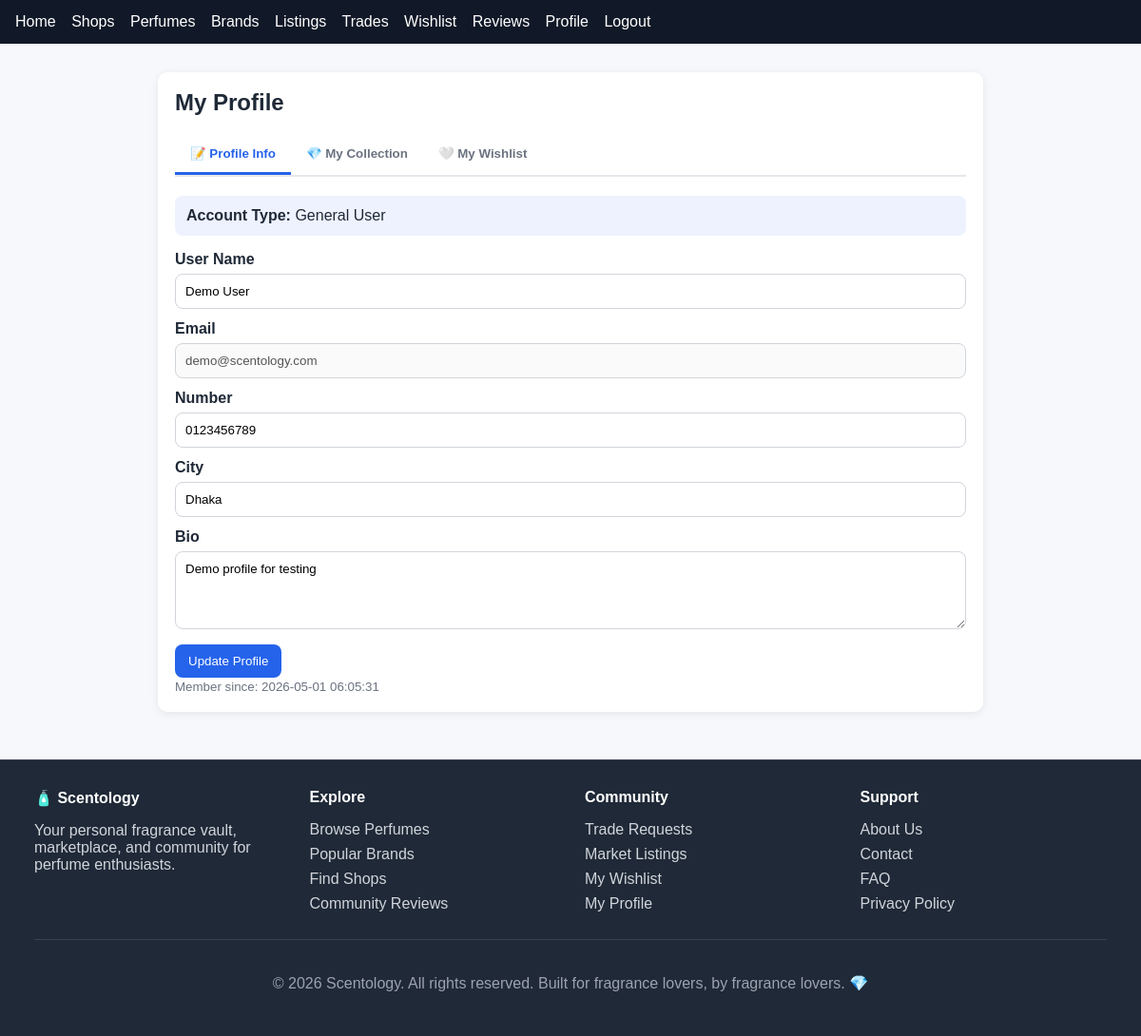
The app's page /profile.php (signed in) with its own data.
### tables this page shows
CREATE TABLE IF NOT EXISTS Profile (
    User_ID INT NOT NULL PRIMARY KEY,
    Number VARCHAR(50) DEFAULT '',
    City VARCHAR(120) DEFAULT '',
    BIO TEXT,
    CONSTRAINT fk_profile_user FOREIGN KEY (User_ID) REFERENCES User(User_ID) ON DELETE CASCADE
);

CREATE TABLE IF NOT EXISTS User (
    User_ID INT AUTO_INCREMENT PRIMARY KEY,
    User_Name VARCHAR(120) NOT NULL,
    Email VARCHAR(190) NOT NULL UNIQUE,
    Password VARCHAR(255) NOT NULL,
    Created_at TIMESTAMP DEFAULT CURRENT_TIMESTAMP,
    Collection TEXT  
);

### app/db.php (called while the page is built, shortened)
<?php
function db(): PDO
{
    static $pdo = null;
    if ($pdo instanceof PDO) {
        return $pdo;
    }
    $dsn = sprintf(
        'mysql:host=%s;port=%d;dbname=%s;charset=utf8mb4',
        DB_HOST,
        DB_PORT,
        DB_NAME
    );
    $pdo = new PDO($dsn, DB_USER, DB_PASS, [
        PDO::ATTR_ERRMODE => PDO::ERRMODE_EXCEPTION,
        PDO::ATTR_DEFAULT_FETCH_MODE => PDO::FETCH_ASSOC,
        PDO::ATTR_EMULATE_PREPARES => false,
    ]);
    return $pdo;
}

### app/auth.php (called while the page is built, shortened)
<?php
require_once __DIR__ . '/db.php';
function current_user_id(): ?int
{
    return isset($_SESSION['user_id']) ? (int) $_SESSION['user_id'] : null;
}
function get_user_with_profile(int $userId): ?array
{
    $stmt = db()->prepare(
        'SELECT u.User_ID as id, u.User_Name as full_name, u.Email as email, u.Created_at as created_at, u.Collection as collection,
                p.Number as phone, p.City as city, p.BIO as bio,
                s.User_ID as is_seller, s.Total_Sell as total_sell
         FROM User u
         LEFT JOIN Profile p ON p.User_ID = u.User_ID
         LEFT JOIN Seller s ON s.User_ID = u.User_ID
         WHERE u.User_ID = :user_id
         LIMIT 1'
    );
    $stmt->execute(['user_id' => $userId]);
    $result = $stmt->fetch();
    return $result ?: null;
}

### public/profile.php (the view, shortened to what this page needs)
<?php
require_once __DIR__ . '/../app/auth.php';
require_once __DIR__ . '/../app/db.php';
$userId = (int) current_user_id();
$user = get_user_with_profile($userId);
require_once __DIR__ . '/partials/header.php';
?>
<div class="card">
    <h2>My Profile</h2>
    <div class="tabs">
        <button class="tab-button active" onclick="showTab('profile', event)">📝 Profile Info</button>
        <button class="tab-button" onclick="showTab('collection', event)">💎 My Collection</button>
        <button class="tab-button" onclick="showTab('wishlist', event)">🤍 My Wishlist</button>
    </div>
    <div id="profile" class="tab-content active">
        <div style="background: #eef2ff; padding: 12px; border-radius: 8px; margin-bottom: 16px;">
            <strong>Account Type:</strong>
            <?php if (!empty($user['is_seller'])): ?>
                Seller (Total Sales: <?= htmlspecialchars((string) ($user['total_sell'] ?? '0')) ?>)
            <?php else: ?>
                General User
            <?php endif; ?>
        </div>
        <form method="POST" action="profile.php">
            <label for="full_name">User Name</label>
            <input type="text" id="full_name" name="full_name" value="<?= htmlspecialchars((string) ($user['full_name'] ?? '')) ?>" required>
            <label>Email</label>
            <input type="email" value="<?= htmlspecialchars((string) ($user['email'] ?? '')) ?>" disabled>
            <label for="phone">Number</label>
            <input type="text" id="phone" name="phone" value="<?= htmlspecialchars((string) ($user['phone'] ?? '')) ?>">
            <label for="city">City</label>
            <input type="text" id="city" name="city" value="<?= htmlspecialchars((string) ($user['city'] ?? '')) ?>">
            <label for="bio">Bio</label>
            <textarea id="bio" name="bio" rows="4"><?= htmlspecialchars((string) ($user['bio'] ?? '')) ?></textarea>
            <button type="submit">Update Profile</button>
        </form>
        <small>Member since: <?= htmlspecialchars((string) ($user['created_at'] ?? 'N/A')) ?></small>
    </div>
</div>
<?php require_once __DIR__ . '/partials/footer.php'; ?>

### public/assets/style.css (style rules this page uses)
* { box-sizing: border-box; font-family: Arial, Helvetica, sans-serif; }
body { margin: 0; background: #f6f8fb; color: #1f2937; }
.card { background: #fff; border-radius: 10px; box-shadow: 0 2px 10px rgba(0, 0, 0, 0.08); padding: 18px; margin-bottom: 18px; }
h1, h2, h3 { margin-top: 0; }
label { display: block; margin-bottom: 6px; font-weight: 600; }
input, textarea, select { width: 100%; padding: 10px; margin-bottom: 12px; border: 1px solid #d1d5db; border-radius: 8px; }
button { background: #2563eb; color: #fff; border: 0; border-radius: 8px; padding: 10px 14px; cursor: pointer; transition: background 0.2s; }
small { color: #6b7280; }
.tabs { display: flex; border-bottom: 2px solid #e5e7eb; margin-bottom: 20px; gap: 0; }
.tab-button { background: transparent; color: #6b7280; border: none; padding: 12px 16px; cursor: pointer; font-weight: 600; border-bottom: 3px solid transparent; transition: all 0.2s; border-radius: 0; }
.tab-button.active { color: #2563eb; border-bottom-color: #2563eb; }
.tab-content { display: none; }
.tab-content.active { display: block; }

### records on screen
profile: full_name "Demo User", User_ID.Email "demo@scentology.com", phone "0123456789", city "Dhaka", bio "Demo profile for testing", User_ID.Created_at "2026-05-01 06:05:31"
